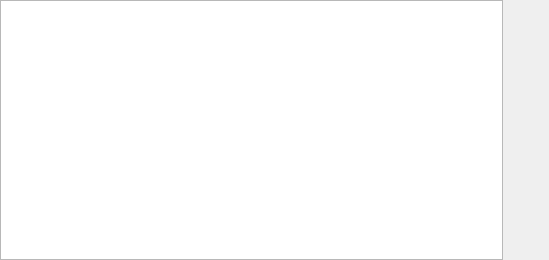
<ui version="4.0" >
 <class>KMFMultiURLDialog</class>
 <widget class="QWidget" name="KMFMultiURLDialog" >
  <property name="geometry" >
   <rect>
    <x>0</x>
    <y>0</y>
    <width>549</width>
    <height>260</height>
   </rect>
  </property>
  <property name="windowTitle" >
   <string>Title</string>
  </property>
  <layout class="QVBoxLayout" >
   <property name="leftMargin" >
    <number>0</number>
   </property>
   <property name="topMargin" >
    <number>0</number>
   </property>
   <property name="rightMargin" >
    <number>0</number>
   </property>
   <property name="bottomMargin" >
    <number>0</number>
   </property>
   <item>
    <layout class="QHBoxLayout" >
     <property name="spacing" >
      <number>6</number>
     </property>
     <property name="leftMargin" >
      <number>0</number>
     </property>
     <property name="topMargin" >
      <number>0</number>
     </property>
     <property name="rightMargin" >
      <number>0</number>
     </property>
     <property name="bottomMargin" >
      <number>0</number>
     </property>
     <item>
      <widget class="QListView" name="fileListView" >
       <property name="acceptDrops" >
        <bool>true</bool>
       </property>
      </widget>
     </item>
     <item>
      <layout class="QVBoxLayout" >
       <property name="spacing" >
        <number>6</number>
       </property>
       <property name="leftMargin" >
        <number>0</number>
       </property>
       <property name="topMargin" >
        <number>0</number>
       </property>
       <property name="rightMargin" >
        <number>0</number>
       </property>
       <property name="bottomMargin" >
        <number>0</number>
       </property>
       <item>
        <widget class="KPushButton" name="addButton" >
         <property name="toolTip" >
          <string>Add (Alt+ Insert)</string>
         </property>
         <property name="text" >
          <string/>
         </property>
         <property name="shortcut" >
          <string>Alt+Ins</string>
         </property>
         <property name="flat" >
          <bool>true</bool>
         </property>
        </widget>
       </item>
       <item>
        <widget class="KPushButton" name="removeButton" >
         <property name="toolTip" >
          <string>Remove (Alt + Delete)</string>
         </property>
         <property name="text" >
          <string/>
         </property>
         <property name="shortcut" >
          <string>Alt+Del</string>
         </property>
         <property name="flat" >
          <bool>true</bool>
         </property>
        </widget>
       </item>
       <item>
        <spacer>
         <property name="orientation" >
          <enum>Qt::Vertical</enum>
         </property>
         <property name="sizeType" >
          <enum>QSizePolicy::Expanding</enum>
         </property>
         <property name="sizeHint" >
          <size>
           <width>20</width>
           <height>40</height>
          </size>
         </property>
        </spacer>
       </item>
       <item>
        <widget class="KPushButton" name="upButton" >
         <property name="toolTip" >
          <string>Move up (Alt + Up)</string>
         </property>
         <property name="text" >
          <string/>
         </property>
         <property name="shortcut" >
          <string>Alt+Up</string>
         </property>
         <property name="flat" >
          <bool>true</bool>
         </property>
        </widget>
       </item>
       <item>
        <widget class="KPushButton" name="downButton" >
         <property name="toolTip" >
          <string>Move down (Alt + Down)</string>
         </property>
         <property name="text" >
          <string/>
         </property>
         <property name="shortcut" >
          <string>Alt+Down</string>
         </property>
         <property name="flat" >
          <bool>true</bool>
         </property>
        </widget>
       </item>
      </layout>
     </item>
    </layout>
   </item>
  </layout>
 </widget>
 <layoutdefault spacing="6" margin="11" />
 <layoutfunction spacing="KDialog::spacingHint" margin="KDialog::marginHint" />
 <pixmapfunction>BTN_ICON</pixmapfunction>
 <customwidgets>
  <customwidget>
   <class>KPushButton</class>
   <extends>QPushButton</extends>
   <header>kpushbutton.h</header>
  </customwidget>
 </customwidgets>
 <includes>
  <include location="global" >kpushbutton.h</include>
 </includes>
 <resources/>
 <connections/>
</ui>
